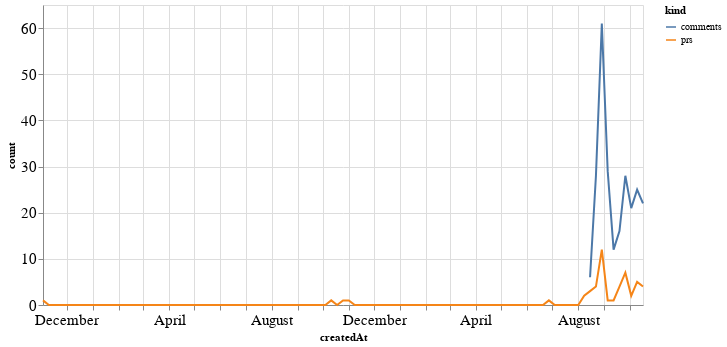

The cell this chart's notebook holds for it:
### Code cell
alt.Chart(total_time, width=600).mark_line().encode(
    x='createdAt',
    y='count',
    color='kind'
)

### Figure 1 — Vega-Lite specification as saved in the notebook (floating-point values rounded to 4 significant figures; data arrays with more than 128 entries replaced by an {"elided": "..."} marker saying what was removed)
{"config": {"axisLeft": {"labelFontSize": 15}, "axisBottom": {"labelFontSize": 15}}, "data": {"name": "data-1fcfddd048342e82f89cca93fbd09c15"}, "mark": "line", "encoding": {"color": {"type": "nominal", "field": "kind"}, "x": {"type": "temporal", "field": "createdAt"}, "y": {"type": "quantitative", "field": "count"}}, "width": 600, "$schema": "https://vega.github.io/schema/vega-lite/v4.8.1.json", "datasets": {"data-1fcfddd048342e82f89cca93fbd09c15": {"elided": "206 records"}}}
